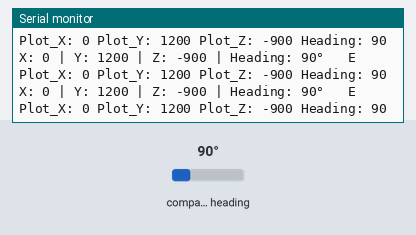
A sketch run on a simulated ESP32. Shown: the last lines printed to the serial monitor. The test bench sets the inputs (shaded band); at power-on: compass heading 90°.

Above: at 2.7 s.
2.8 s: compass heading set to 7°
At 3.23 s:
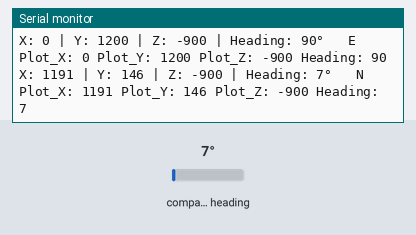
4.8 s: compass heading set to 180°
At 5.05 s:
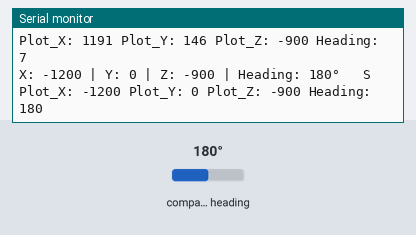
6.6 s: compass heading set to 269°
At 6.87 s:
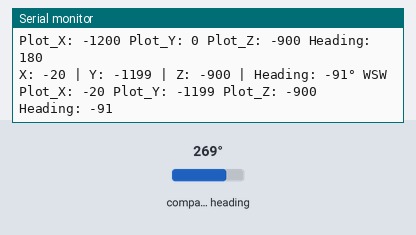
8.4 s: compass heading set to 352°
At 8.7 s:
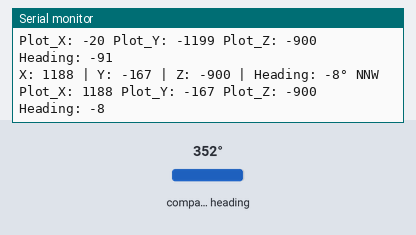
Timing chart, 0 to 11.2 s (numbered marks = the images above; inputs shaded):
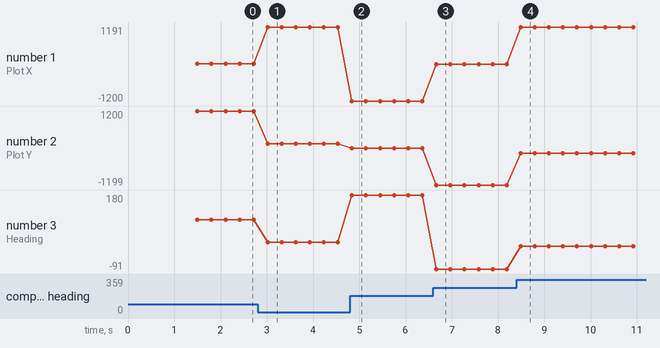

Measured:
- after the input at 2.8 s, the serial monitor: prints a new line after 0.22 s (image 1)
- after the input at 4.8 s, the serial monitor: prints a new line at once (image 2)
- after the input at 6.6 s, the serial monitor: prints a new line after 0.07 s (image 3)
- after the input at 8.4 s, the serial monitor: prints a new line after 0.09 s (image 4)
- plotted number 1: 0 → 1191 after the input at 2.8 s, 1191 → -1200 after the input at 4.8 s, -1200 → -20 after the input at 6.6 s, -20 → 1188 after the input at 8.4 s
- plotted number 2: 1200 → 146 after the input at 2.8 s, 0 → -1199 after the input at 6.6 s, -1199 → -167 after the input at 8.4 s
- plotted number 3: 90 → 7 after the input at 2.8 s, 7 → 180 after the input at 4.8 s, 180 → -91 after the input at 6.6 s, -91 → -8 after the input at 8.4 s

The sketch:

QMC5883L.ino
```cpp
#include <Wire.h>
#include <QMC5883LCompass.h>

QMC5883LCompass compass;

void setup() {
  Serial.begin(115200);
  delay(1000);

  // Use working I2C pins: SDA = 18, SCL = 19
  Wire.begin(18, 19);

  compass.init();
  Serial.println("QMC5883L Initialized (using Wire on 18/19)");
  delay(500);
}

void loop() {
  compass.read();

  int x = compass.getX();
  int y = compass.getY();
  int z = compass.getZ();
  int azimuth = compass.getAzimuth();

  char direction[4];
  compass.getDirection(direction, azimuth);

  // --- For Serial Monitor ---
  Serial.print("X: "); Serial.print(x);
  Serial.print(" | Y: "); Serial.print(y);
  Serial.print(" | Z: "); Serial.print(z);
  Serial.print(" | Heading: "); Serial.print(azimuth);
  Serial.print("° "); Serial.println(direction);

  // --- For Serial Plotter ---
  Serial.print("Plot_X: "); Serial.print(x);
  Serial.print(" Plot_Y: "); Serial.print(y);
  Serial.print(" Plot_Z: "); Serial.print(z);
  Serial.print(" Heading: "); Serial.println(azimuth);

  delay(300); // smooth updates
}
```
